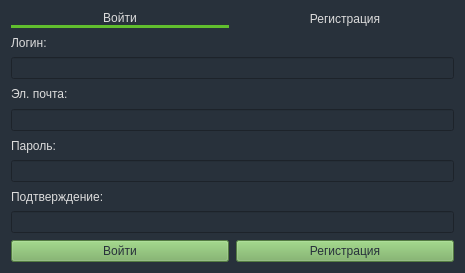
<?xml version="1.0" encoding="UTF-8"?>
<ui version="4.0">
 <class>authregform</class>
 <widget class="QWidget" name="authregform">
  <property name="geometry">
   <rect>
    <x>0</x>
    <y>0</y>
    <width>465</width>
    <height>273</height>
   </rect>
  </property>
  <property name="maximumSize">
   <size>
    <width>16777215</width>
    <height>1000</height>
   </size>
  </property>
  <property name="windowTitle">
   <string>Form</string>
  </property>
  <property name="styleSheet">
   <string notr="true">background-color: rgb(40,49,59);</string>
  </property>
  <layout class="QVBoxLayout" name="verticalLayout_3">
   <property name="spacing">
    <number>0</number>
   </property>
   <item>
    <layout class="QHBoxLayout" name="horizontalLayout_2">
     <property name="spacing">
      <number>7</number>
     </property>
     <property name="sizeConstraint">
      <enum>QLayout::SetDefaultConstraint</enum>
     </property>
     <item>
      <widget class="QPushButton" name="btn_login">
       <property name="autoFillBackground">
        <bool>false</bool>
       </property>
       <property name="styleSheet">
        <string notr="true">border: none; 
border-bottom: 3px solid rgb(97, 190, 46); 
color: rgb(220, 220, 220);
</string>
       </property>
       <property name="text">
        <string>Войти</string>
       </property>
      </widget>
     </item>
     <item>
      <widget class="QPushButton" name="btn_registr">
       <property name="styleSheet">
        <string notr="true">border: none; 
color: rgb(220, 220, 220);</string>
       </property>
       <property name="text">
        <string>Регистрация</string>
       </property>
      </widget>
     </item>
    </layout>
   </item>
   <item>
    <layout class="QVBoxLayout" name="verticalLayout_2">
     <property name="spacing">
      <number>7</number>
     </property>
     <item>
      <layout class="QVBoxLayout" name="verticalLayout">
       <property name="spacing">
        <number>0</number>
       </property>
       <property name="sizeConstraint">
        <enum>QLayout::SetMinimumSize</enum>
       </property>
       <item>
        <widget class="QLabel" name="label">
         <property name="styleSheet">
          <string notr="true">color: rgb(220, 220, 220);</string>
         </property>
         <property name="text">
          <string>Логин:</string>
         </property>
        </widget>
       </item>
       <item>
        <widget class="QLineEdit" name="line_login">
         <property name="styleSheet">
          <string notr="true">color: rgb(220, 220, 220);</string>
         </property>
         <property name="maxLength">
          <number>1000</number>
         </property>
         <property name="frame">
          <bool>true</bool>
         </property>
        </widget>
       </item>
       <item>
        <widget class="QLabel" name="label_2">
         <property name="styleSheet">
          <string notr="true">color: rgb(220, 220, 220);</string>
         </property>
         <property name="text">
          <string>Эл. почта:</string>
         </property>
        </widget>
       </item>
       <item>
        <widget class="QLineEdit" name="line_email">
         <property name="styleSheet">
          <string notr="true">color: rgb(220, 220, 220);</string>
         </property>
        </widget>
       </item>
       <item>
        <widget class="QLabel" name="label_3">
         <property name="styleSheet">
          <string notr="true">color: rgb(220, 220, 220);</string>
         </property>
         <property name="text">
          <string>Пароль:</string>
         </property>
        </widget>
       </item>
       <item>
        <widget class="QLineEdit" name="line_password">
         <property name="styleSheet">
          <string notr="true">color: rgb(220, 220, 220);</string>
         </property>
         <property name="echoMode">
          <enum>QLineEdit::Password</enum>
         </property>
        </widget>
       </item>
       <item>
        <widget class="QLabel" name="label_4">
         <property name="styleSheet">
          <string notr="true">color: rgb(220, 220, 220);</string>
         </property>
         <property name="text">
          <string>Подтверждение:</string>
         </property>
        </widget>
       </item>
       <item>
        <widget class="QLineEdit" name="line_confirm">
         <property name="styleSheet">
          <string notr="true">color: rgb(220, 220, 220);</string>
         </property>
         <property name="echoMode">
          <enum>QLineEdit::Password</enum>
         </property>
        </widget>
       </item>
      </layout>
     </item>
     <item>
      <layout class="QHBoxLayout" name="horizontalLayout">
       <item>
        <widget class="QPushButton" name="btn_auth">
         <property name="styleSheet">
          <string notr="true">background-color: rgb(117,174,93);
color: rgb(40,49,59);</string>
         </property>
         <property name="text">
          <string>Войти</string>
         </property>
        </widget>
       </item>
       <item>
        <widget class="QPushButton" name="btn_reg">
         <property name="styleSheet">
          <string notr="true">background-color: rgb(117,174,93);
color: rgb(40,49,59);</string>
         </property>
         <property name="text">
          <string>Регистрация</string>
         </property>
        </widget>
       </item>
      </layout>
     </item>
    </layout>
   </item>
  </layout>
 </widget>
 <resources/>
 <connections/>
</ui>
